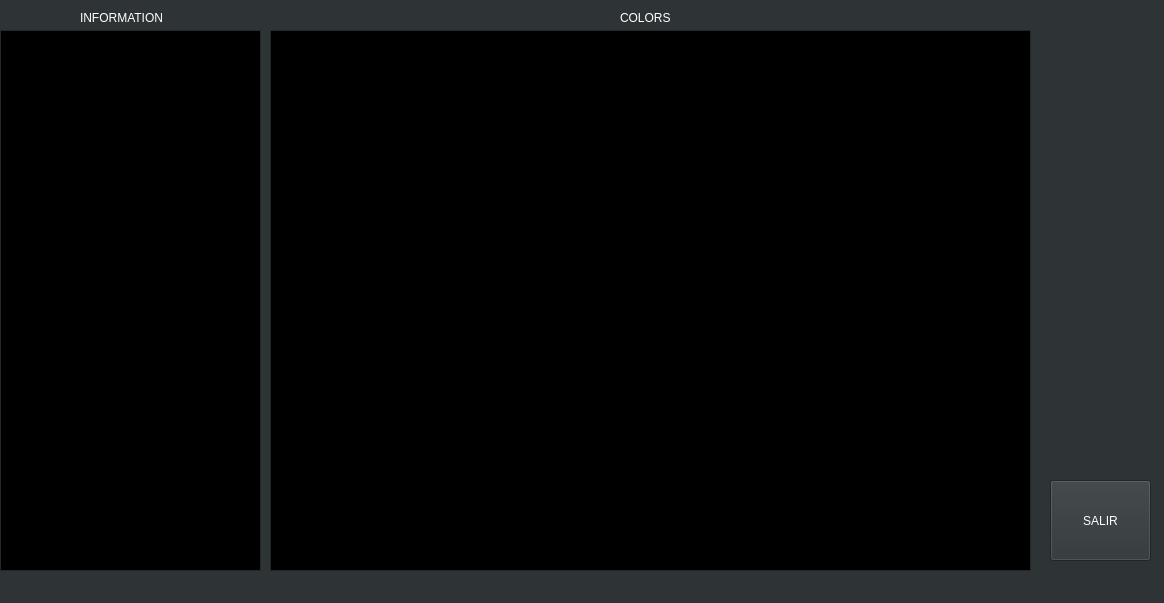
<?xml version="1.0" encoding="UTF-8"?>
<ui version="4.0">
 <class>readBmp</class>
 <widget class="QWidget" name="readBmp">
  <property name="geometry">
   <rect>
    <x>0</x>
    <y>0</y>
    <width>1164</width>
    <height>603</height>
   </rect>
  </property>
  <property name="sizePolicy">
   <sizepolicy hsizetype="Preferred" vsizetype="Preferred">
    <horstretch>0</horstretch>
    <verstretch>0</verstretch>
   </sizepolicy>
  </property>
  <property name="palette">
   <palette>
    <active>
     <colorrole role="WindowText">
      <brush brushstyle="SolidPattern">
       <color alpha="255">
        <red>255</red>
        <green>255</green>
        <blue>255</blue>
       </color>
      </brush>
     </colorrole>
     <colorrole role="Button">
      <brush brushstyle="SolidPattern">
       <color alpha="255">
        <red>46</red>
        <green>52</green>
        <blue>54</blue>
       </color>
      </brush>
     </colorrole>
     <colorrole role="Light">
      <brush brushstyle="SolidPattern">
       <color alpha="255">
        <red>69</red>
        <green>78</green>
        <blue>81</blue>
       </color>
      </brush>
     </colorrole>
     <colorrole role="Midlight">
      <brush brushstyle="SolidPattern">
       <color alpha="255">
        <red>57</red>
        <green>65</green>
        <blue>67</blue>
       </color>
      </brush>
     </colorrole>
     <colorrole role="Dark">
      <brush brushstyle="SolidPattern">
       <color alpha="255">
        <red>23</red>
        <green>26</green>
        <blue>27</blue>
       </color>
      </brush>
     </colorrole>
     <colorrole role="Mid">
      <brush brushstyle="SolidPattern">
       <color alpha="255">
        <red>30</red>
        <green>34</green>
        <blue>36</blue>
       </color>
      </brush>
     </colorrole>
     <colorrole role="Text">
      <brush brushstyle="SolidPattern">
       <color alpha="255">
        <red>255</red>
        <green>255</green>
        <blue>255</blue>
       </color>
      </brush>
     </colorrole>
     <colorrole role="BrightText">
      <brush brushstyle="SolidPattern">
       <color alpha="255">
        <red>255</red>
        <green>255</green>
        <blue>255</blue>
       </color>
      </brush>
     </colorrole>
     <colorrole role="ButtonText">
      <brush brushstyle="SolidPattern">
       <color alpha="255">
        <red>255</red>
        <green>255</green>
        <blue>255</blue>
       </color>
      </brush>
     </colorrole>
     <colorrole role="Base">
      <brush brushstyle="SolidPattern">
       <color alpha="255">
        <red>0</red>
        <green>0</green>
        <blue>0</blue>
       </color>
      </brush>
     </colorrole>
     <colorrole role="Window">
      <brush brushstyle="SolidPattern">
       <color alpha="255">
        <red>46</red>
        <green>52</green>
        <blue>54</blue>
       </color>
      </brush>
     </colorrole>
     <colorrole role="Shadow">
      <brush brushstyle="SolidPattern">
       <color alpha="255">
        <red>0</red>
        <green>0</green>
        <blue>0</blue>
       </color>
      </brush>
     </colorrole>
     <colorrole role="AlternateBase">
      <brush brushstyle="SolidPattern">
       <color alpha="255">
        <red>23</red>
        <green>26</green>
        <blue>27</blue>
       </color>
      </brush>
     </colorrole>
     <colorrole role="ToolTipBase">
      <brush brushstyle="SolidPattern">
       <color alpha="255">
        <red>255</red>
        <green>255</green>
        <blue>220</blue>
       </color>
      </brush>
     </colorrole>
     <colorrole role="ToolTipText">
      <brush brushstyle="SolidPattern">
       <color alpha="255">
        <red>0</red>
        <green>0</green>
        <blue>0</blue>
       </color>
      </brush>
     </colorrole>
     <colorrole role="PlaceholderText">
      <brush brushstyle="SolidPattern">
       <color alpha="128">
        <red>255</red>
        <green>255</green>
        <blue>255</blue>
       </color>
      </brush>
     </colorrole>
    </active>
    <inactive>
     <colorrole role="WindowText">
      <brush brushstyle="SolidPattern">
       <color alpha="255">
        <red>255</red>
        <green>255</green>
        <blue>255</blue>
       </color>
      </brush>
     </colorrole>
     <colorrole role="Button">
      <brush brushstyle="SolidPattern">
       <color alpha="255">
        <red>46</red>
        <green>52</green>
        <blue>54</blue>
       </color>
      </brush>
     </colorrole>
     <colorrole role="Light">
      <brush brushstyle="SolidPattern">
       <color alpha="255">
        <red>69</red>
        <green>78</green>
        <blue>81</blue>
       </color>
      </brush>
     </colorrole>
     <colorrole role="Midlight">
      <brush brushstyle="SolidPattern">
       <color alpha="255">
        <red>57</red>
        <green>65</green>
        <blue>67</blue>
       </color>
      </brush>
     </colorrole>
     <colorrole role="Dark">
      <brush brushstyle="SolidPattern">
       <color alpha="255">
        <red>23</red>
        <green>26</green>
        <blue>27</blue>
       </color>
      </brush>
     </colorrole>
     <colorrole role="Mid">
      <brush brushstyle="SolidPattern">
       <color alpha="255">
        <red>30</red>
        <green>34</green>
        <blue>36</blue>
       </color>
      </brush>
     </colorrole>
     <colorrole role="Text">
      <brush brushstyle="SolidPattern">
       <color alpha="255">
        <red>255</red>
        <green>255</green>
        <blue>255</blue>
       </color>
      </brush>
     </colorrole>
     <colorrole role="BrightText">
      <brush brushstyle="SolidPattern">
       <color alpha="255">
        <red>255</red>
        <green>255</green>
        <blue>255</blue>
       </color>
      </brush>
     </colorrole>
     <colorrole role="ButtonText">
      <brush brushstyle="SolidPattern">
       <color alpha="255">
        <red>255</red>
        <green>255</green>
        <blue>255</blue>
       </color>
      </brush>
     </colorrole>
     <colorrole role="Base">
      <brush brushstyle="SolidPattern">
       <color alpha="255">
        <red>0</red>
        <green>0</green>
        <blue>0</blue>
       </color>
      </brush>
     </colorrole>
     <colorrole role="Window">
      <brush brushstyle="SolidPattern">
       <color alpha="255">
        <red>46</red>
        <green>52</green>
        <blue>54</blue>
       </color>
      </brush>
     </colorrole>
     <colorrole role="Shadow">
      <brush brushstyle="SolidPattern">
       <color alpha="255">
        <red>0</red>
        <green>0</green>
        <blue>0</blue>
       </color>
      </brush>
     </colorrole>
     <colorrole role="AlternateBase">
      <brush brushstyle="SolidPattern">
       <color alpha="255">
        <red>23</red>
        <green>26</green>
        <blue>27</blue>
       </color>
      </brush>
     </colorrole>
     <colorrole role="ToolTipBase">
      <brush brushstyle="SolidPattern">
       <color alpha="255">
        <red>255</red>
        <green>255</green>
        <blue>220</blue>
       </color>
      </brush>
     </colorrole>
     <colorrole role="ToolTipText">
      <brush brushstyle="SolidPattern">
       <color alpha="255">
        <red>0</red>
        <green>0</green>
        <blue>0</blue>
       </color>
      </brush>
     </colorrole>
     <colorrole role="PlaceholderText">
      <brush brushstyle="SolidPattern">
       <color alpha="128">
        <red>255</red>
        <green>255</green>
        <blue>255</blue>
       </color>
      </brush>
     </colorrole>
    </inactive>
    <disabled>
     <colorrole role="WindowText">
      <brush brushstyle="SolidPattern">
       <color alpha="255">
        <red>23</red>
        <green>26</green>
        <blue>27</blue>
       </color>
      </brush>
     </colorrole>
     <colorrole role="Button">
      <brush brushstyle="SolidPattern">
       <color alpha="255">
        <red>46</red>
        <green>52</green>
        <blue>54</blue>
       </color>
      </brush>
     </colorrole>
     <colorrole role="Light">
      <brush brushstyle="SolidPattern">
       <color alpha="255">
        <red>69</red>
        <green>78</green>
        <blue>81</blue>
       </color>
      </brush>
     </colorrole>
     <colorrole role="Midlight">
      <brush brushstyle="SolidPattern">
       <color alpha="255">
        <red>57</red>
        <green>65</green>
        <blue>67</blue>
       </color>
      </brush>
     </colorrole>
     <colorrole role="Dark">
      <brush brushstyle="SolidPattern">
       <color alpha="255">
        <red>23</red>
        <green>26</green>
        <blue>27</blue>
       </color>
      </brush>
     </colorrole>
     <colorrole role="Mid">
      <brush brushstyle="SolidPattern">
       <color alpha="255">
        <red>30</red>
        <green>34</green>
        <blue>36</blue>
       </color>
      </brush>
     </colorrole>
     <colorrole role="Text">
      <brush brushstyle="SolidPattern">
       <color alpha="255">
        <red>23</red>
        <green>26</green>
        <blue>27</blue>
       </color>
      </brush>
     </colorrole>
     <colorrole role="BrightText">
      <brush brushstyle="SolidPattern">
       <color alpha="255">
        <red>255</red>
        <green>255</green>
        <blue>255</blue>
       </color>
      </brush>
     </colorrole>
     <colorrole role="ButtonText">
      <brush brushstyle="SolidPattern">
       <color alpha="255">
        <red>23</red>
        <green>26</green>
        <blue>27</blue>
       </color>
      </brush>
     </colorrole>
     <colorrole role="Base">
      <brush brushstyle="SolidPattern">
       <color alpha="255">
        <red>46</red>
        <green>52</green>
        <blue>54</blue>
       </color>
      </brush>
     </colorrole>
     <colorrole role="Window">
      <brush brushstyle="SolidPattern">
       <color alpha="255">
        <red>46</red>
        <green>52</green>
        <blue>54</blue>
       </color>
      </brush>
     </colorrole>
     <colorrole role="Shadow">
      <brush brushstyle="SolidPattern">
       <color alpha="255">
        <red>0</red>
        <green>0</green>
        <blue>0</blue>
       </color>
      </brush>
     </colorrole>
     <colorrole role="AlternateBase">
      <brush brushstyle="SolidPattern">
       <color alpha="255">
        <red>46</red>
        <green>52</green>
        <blue>54</blue>
       </color>
      </brush>
     </colorrole>
     <colorrole role="ToolTipBase">
      <brush brushstyle="SolidPattern">
       <color alpha="255">
        <red>255</red>
        <green>255</green>
        <blue>220</blue>
       </color>
      </brush>
     </colorrole>
     <colorrole role="ToolTipText">
      <brush brushstyle="SolidPattern">
       <color alpha="255">
        <red>0</red>
        <green>0</green>
        <blue>0</blue>
       </color>
      </brush>
     </colorrole>
     <colorrole role="PlaceholderText">
      <brush brushstyle="SolidPattern">
       <color alpha="128">
        <red>255</red>
        <green>255</green>
        <blue>255</blue>
       </color>
      </brush>
     </colorrole>
    </disabled>
   </palette>
  </property>
  <property name="windowTitle">
   <string>Form</string>
  </property>
  <widget class="QPushButton" name="pushButton">
   <property name="geometry">
    <rect>
     <x>1050</x>
     <y>480</y>
     <width>101</width>
     <height>81</height>
    </rect>
   </property>
   <property name="text">
    <string>SALIR</string>
   </property>
  </widget>
  <widget class="QTextEdit" name="txtArea">
   <property name="geometry">
    <rect>
     <x>0</x>
     <y>30</y>
     <width>261</width>
     <height>541</height>
    </rect>
   </property>
   <property name="undoRedoEnabled">
    <bool>false</bool>
   </property>
   <property name="readOnly">
    <bool>true</bool>
   </property>
   <property name="html">
    <string>&lt;!DOCTYPE HTML PUBLIC &quot;-//W3C//DTD HTML 4.0//EN&quot; &quot;http://www.w3.org/TR/REC-html40/strict.dtd&quot;&gt;
&lt;html&gt;&lt;head&gt;&lt;meta name=&quot;qrichtext&quot; content=&quot;1&quot; /&gt;&lt;style type=&quot;text/css&quot;&gt;
p, li { white-space: pre-wrap; }
&lt;/style&gt;&lt;/head&gt;&lt;body style=&quot; font-family:'Ubuntu'; font-size:10pt; font-weight:400; font-style:normal;&quot;&gt;
&lt;p style=&quot;-qt-paragraph-type:empty; margin-top:0px; margin-bottom:0px; margin-left:0px; margin-right:0px; -qt-block-indent:0; text-indent:0px; font-family:'Ubuntu';&quot;&gt;&lt;br /&gt;&lt;/p&gt;
&lt;p style=&quot;-qt-paragraph-type:empty; margin-top:0px; margin-bottom:0px; margin-left:0px; margin-right:0px; -qt-block-indent:0; text-indent:0px; font-family:'Ubuntu';&quot;&gt;&lt;br /&gt;&lt;/p&gt;&lt;/body&gt;&lt;/html&gt;</string>
   </property>
   <property name="overwriteMode">
    <bool>true</bool>
   </property>
  </widget>
  <widget class="QLabel" name="label">
   <property name="geometry">
    <rect>
     <x>80</x>
     <y>10</y>
     <width>91</width>
     <height>16</height>
    </rect>
   </property>
   <property name="text">
    <string>INFORMATION</string>
   </property>
  </widget>
  <widget class="QLabel" name="label_2">
   <property name="geometry">
    <rect>
     <x>620</x>
     <y>10</y>
     <width>58</width>
     <height>16</height>
    </rect>
   </property>
   <property name="text">
    <string>COLORS</string>
   </property>
  </widget>
  <widget class="QTextEdit" name="txtcolors">
   <property name="geometry">
    <rect>
     <x>270</x>
     <y>30</y>
     <width>761</width>
     <height>541</height>
    </rect>
   </property>
   <property name="undoRedoEnabled">
    <bool>false</bool>
   </property>
   <property name="readOnly">
    <bool>true</bool>
   </property>
   <property name="html">
    <string>&lt;!DOCTYPE HTML PUBLIC &quot;-//W3C//DTD HTML 4.0//EN&quot; &quot;http://www.w3.org/TR/REC-html40/strict.dtd&quot;&gt;
&lt;html&gt;&lt;head&gt;&lt;meta name=&quot;qrichtext&quot; content=&quot;1&quot; /&gt;&lt;style type=&quot;text/css&quot;&gt;
p, li { white-space: pre-wrap; }
&lt;/style&gt;&lt;/head&gt;&lt;body style=&quot; font-family:'Ubuntu'; font-size:10pt; font-weight:400; font-style:normal;&quot;&gt;
&lt;p style=&quot;-qt-paragraph-type:empty; margin-top:0px; margin-bottom:0px; margin-left:0px; margin-right:0px; -qt-block-indent:0; text-indent:0px; font-family:'Ubuntu';&quot;&gt;&lt;br /&gt;&lt;/p&gt;
&lt;p style=&quot;-qt-paragraph-type:empty; margin-top:0px; margin-bottom:0px; margin-left:0px; margin-right:0px; -qt-block-indent:0; text-indent:0px; font-family:'Ubuntu';&quot;&gt;&lt;br /&gt;&lt;/p&gt;&lt;/body&gt;&lt;/html&gt;</string>
   </property>
   <property name="overwriteMode">
    <bool>true</bool>
   </property>
  </widget>
 </widget>
 <resources/>
 <connections/>
</ui>
